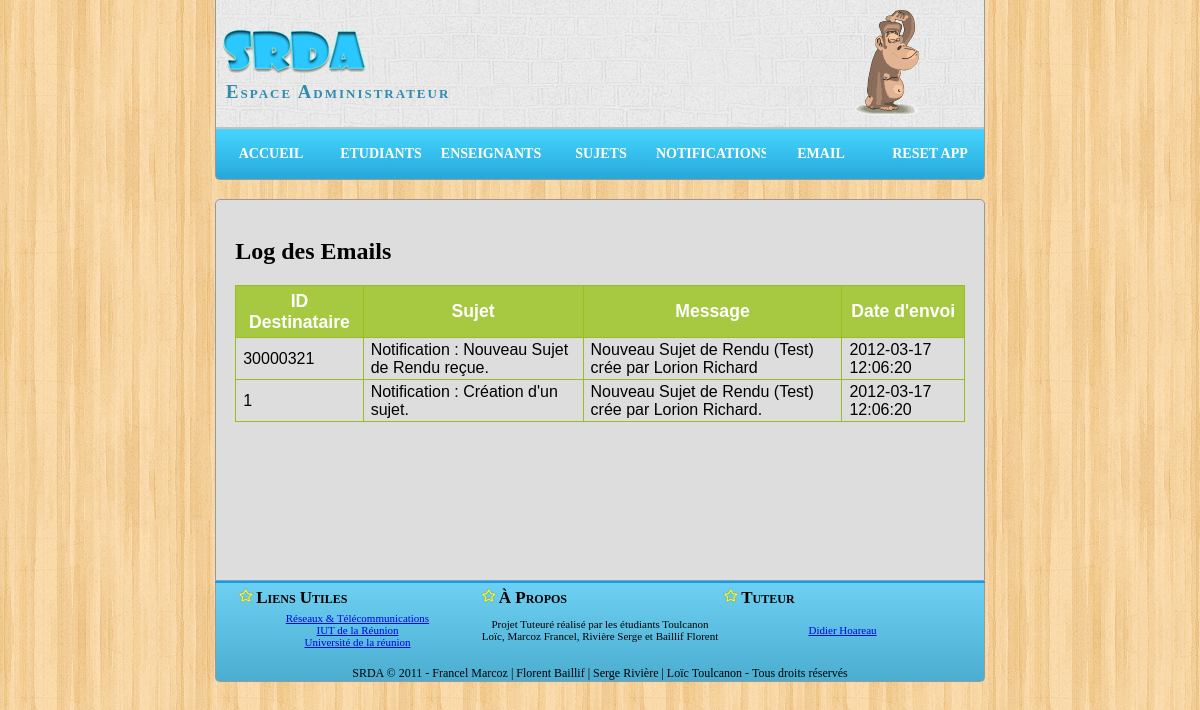
Page /administration/indexAdministration.php?page=email&action=getAllLogEmail on the committed database.
### tables this page shows
CREATE TABLE `log_email` (
  `id` varchar(255) NOT NULL,
  `id_destinataire` varchar(255) NOT NULL,
  `sujet` text NOT NULL,
  `message` text NOT NULL,
  `datePost` datetime NOT NULL,
  PRIMARY KEY (`id`)
);

### administration/model/log_emailModel.php (called while the page is built, shortened)
<?php
	function getAllLogEmail(){
		$bdd = connexionBase();
		$req = "SELECT * FROM log_email";
		$result = $bdd->prepare($req);
		$result->execute();
		$log = $result->fetchAll();
		return $log;
	}
?>

### administration/view/showLog.php (the view)
<br/>
<div class="tableDiv articles">
	<?php if(isset($log) && !empty($log)){?>
		<h2>Log des Emails</h2>
		<table class="tableExemple">
			<tr>
				<th>ID Destinataire</th>
				<th>Sujet</th>
				<th>Message</th>
				<th>Date d'envoi</th>
			</tr>
			<?php foreach ($log as $value) { ?>
			<tr>
				<td><?php echo $value['id_destinataire'];?></td>
				<td><?php echo $value['sujet'];?></td>
				<td><?php echo $value['message'];?></td>
				<td><?php echo $value['datePost'];?></td>
			</tr>
			<?php }	?>
		</table>
	<?php }
	else{ ?>
		<div>Aucun Email enregistré...</div>
	<?php } ?>
</div>
<br/>

### administration/css/style.css (style rules this page uses)
html,body { margin-top:0; font-family: "Trebuchet MS", Times, serif; background: url(../img/pattern.png) fixed; }
.articles { border-style: solid; border-width: 0px; }
.tableDiv { margin-left:auto; margin-right:auto; margin-top: 10px; width:95%; }
.tableExemple { font-family:"Trebuchet MS", Arial, Helvetica, sans-serif; width:100%; border-collapse:collapse; font-weight:normal; }
.tableExemple td, .tableExemple th { font-size:1em; border:1px solid #98bf21; padding:3px 7px 2px 7px; }
.tableExemple th { font-size:1.1em; text-align:center; padding-top:5px; padding-bottom:4px; background-color:#A7C942; color:#ffffff; }

### rows in the picture
log_email: id_destinataire "30000321", sujet "Notification : Nouveau Sujet de Rendu reçue.", message "Nouveau Sujet de Rendu (Test) crée par Lorion Richard", datePost "2012-03-17 12:06:20"
log_email: id_destinataire "1", sujet "Notification : Création d'un sujet.", message "Nouveau Sujet de Rendu (Test) crée par Lorion Richard.", datePost "2012-03-17 12:06:20"
